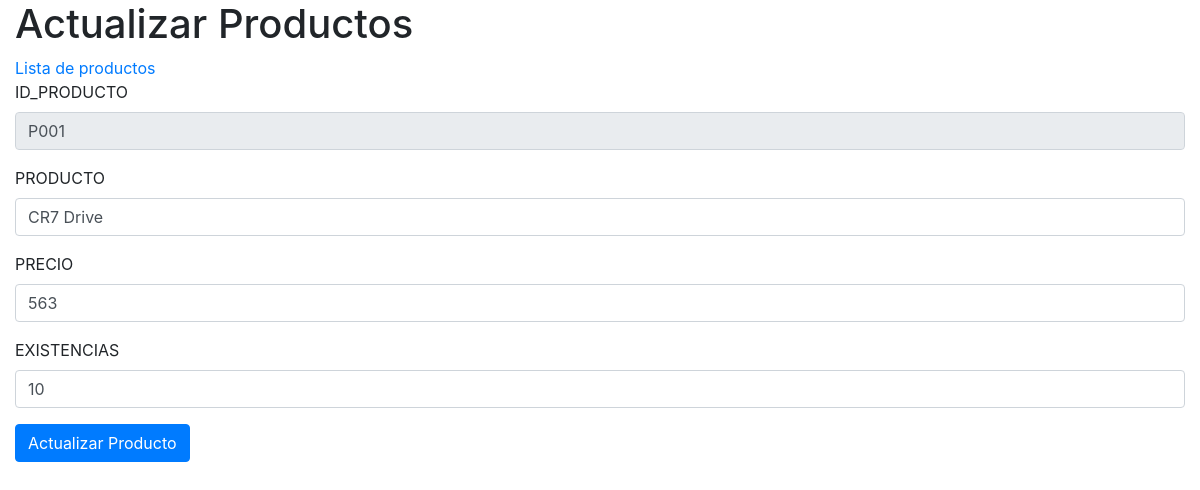
Before: /Productos/update.php?ID_PRODUCTO=P001 with the older database file.
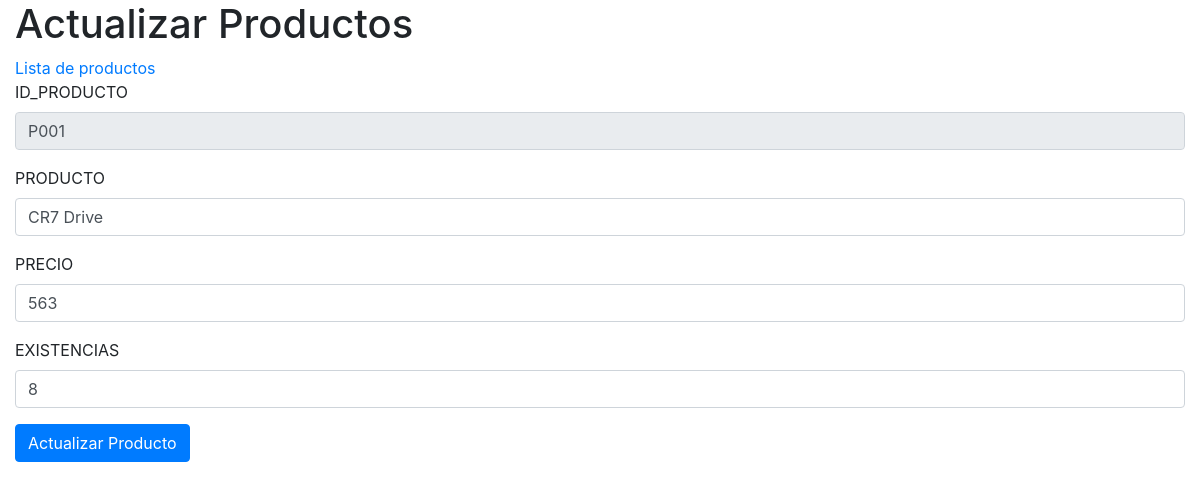
After: the same page with the newer database file.
### tables this page shows
CREATE TABLE Productos (
ID_PRODUCTO VARCHAR(5) PRIMARY KEY NOT NULL,
PRODUCTO VARCHAR(40) NOT NULL,
PRECIO VARCHAR(6) NOT NULL,
EXISTENCIAS VARCHAR(4) NOT NULL
);

### Productos/db/db_view.php (the view)
<?php
    $id_producto = $_GET["ID_PRODUCTO"];
    $producto = $_GET["PRODUCTO"];
    $precio = $_GET["PRECIO"];
    $existencias = $_GET["EXISTENCIAS"];
    $db = new SQLite3("../tienda.db");
    $resultado = $db->query("SELECT * from Productos where ID_PRODUCTO='$id_producto';");
    while ($row = $resultado->fetchArray()) {
        $id_producto = $row["ID_PRODUCTO"];
        $producto = $row["PRODUCTO"];
        $precio = $row["PRECIO"];
        $existencias = $row["EXISTENCIAS"];
    }
    $form = "
        <div class='form-group'>
            <label for='ID_PRODUCTO'>ID_PRODUCTO</label>
            <input type='text' readonly class='form-control' id='ID_PRODUCTO' name='ID_PRODUCTO' aria-describedby='ID_PRODUCTO' value='$id_producto'>
        </div>
        <div class='form-group'>
            <label for='PRODUCTO'>PRODUCTO</label>
            <input type='text' class='form-control' id='PRODUCTO' name='PRODUCTO' aria-describedby='PRODUCTO' value='$producto'>
        </div>
        <div class='form-group'>
            <label for='PRECIO'>PRECIO</label>
            <input type='text' class='form-control' id='PRECIO' name='PRECIO' aria-describedby='PRECIO' value='$precio'>
        </div>
        <div class='form-group'>
            <label for='EXISTENCIAS'>EXISTENCIAS</label>
            <input type='text' class='form-control' id='EXISTENCIAS' name='EXISTENCIAS' aria-describedby='EXISTENCIAS' value='$existencias'>
        </div>
        ";
    print($form);
?>

Changed rows visible on the page:
changed productos "CR7 Drive": EXISTENCIAS "10" → "8"
